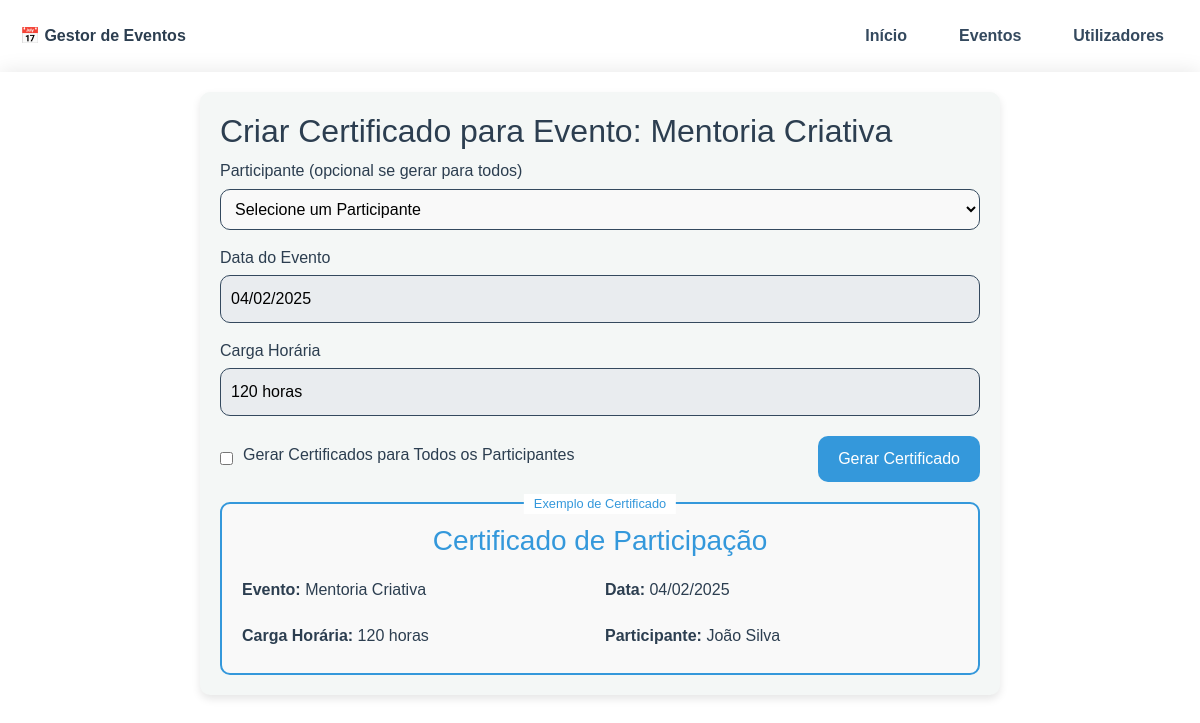
The page /criar_certificado/1 on the database its author committed.
### models.py (models this page shows)
class Evento(db.Model):
    id = db.Column(db.Integer, primary_key=True)
    nome = db.Column(db.String(100), nullable=False)
    data = db.Column(db.Date, nullable=False)
    duracao = db.Column(db.Integer, nullable=False)
    formadora = db.Column(db.String(100), nullable=True)
    participantes = db.relationship('Participante',
        back_populates='evento',
        cascade='all, delete-orphan'
    )

### routes.py (the view, shortened to what this page needs)
@bp.route('/criar_certificado/<int:evento_id>', methods=['GET', 'POST'])
def criar_certificado(evento_id):
    basedir = os.path.abspath(os.path.dirname(__file__))
    evento = Evento.query.get_or_404(evento_id)
    participantes = Participante.query.filter_by(evento_id=evento_id).all()
    primeiro_participante = participantes[0] if participantes else None
    return render_template('criar_certificado.html',
                           evento=evento,
                           participantes=participantes,
                           certificado=primeiro_participante)

### templates/criar_certificado.html (shortened to what this page needs)
{% extends "base.html" %}
{% block content %}
<div class="certificado-container">
    <h2>Criar Certificado para Evento: {{ evento.nome }}</h2>
    <form method="POST" action="{{ url_for('main.criar_certificado', evento_id=evento.id) }}" id="certificadoForm">
        <div class="form-group">
            <label for="participante">Participante (opcional se gerar para todos)</label>
            <select id="participante" name="participante">
                <option value="">Selecione um Participante</option>
            </select>
        </div>
        <div class="form-group">
            <label>Data do Evento</label>
            <input type="text" value="{{ evento.data.strftime('%d/%m/%Y') }}" readonly>
        </div>
        <div class="form-group">
            <label>Carga Horária</label>
            <input type="text" value="{{ evento.duracao }} horas" readonly>
        </div>
        <div class="certificado-options">
            <div class="bulk-certificate-option">
                <input type="checkbox" id="certificar_todos" name="certificar_todos" value="1">
                <label for="certificar_todos">Gerar Certificados para Todos os Participantes</label>
            </div>
            <div>
                <button type="submit" class="btn-primary">Gerar Certificado</button>
            </div>
        </div>
    </form>
    <div class="certificado-exemplo">
        <h3>Certificado de Participação</h3>
        <div class="certificado-detalhes">
            <p><strong>Evento:</strong> {{ evento.nome }}</p>
            <p><strong>Data:</strong> {{ evento.data.strftime('%d/%m/%Y') }}</p>
            <p><strong>Carga Horária:</strong> {{ evento.duracao }} horas</p>
            <p><strong>Participante:</strong> João Silva</p>
        </div>
    </div>
</div>
{% endblock %}

### templates/criar_certificado.html (style rules this page uses)
.certificado-container { max-width: 800px; margin: 0 auto; padding: 20px; background-color: var(--background-light); border-radius: var(--border-radius); box-shadow: var(--box-shadow); }
.form-group { margin-bottom: 15px; }
.form-group label { display: block; margin-bottom: 5px; color: var(--text-dark); }
.form-group input, .form-group select { width: 100%; padding: 10px; border: 1px solid var(--text-light); border-radius: var(--border-radius); background-color: #f9f9f9; }
.form-group input[readonly] { background-color: #e9ecef; cursor: not-allowed; }
.certificado-options { display: flex; justify-content: space-between; align-items: center; margin-top: 20px; }
.bulk-certificate-option { display: flex; align-items: center; gap: 10px; }
.btn-primary { background-color: var(--primary-color); color: white; border: none; padding: 10px 20px; border-radius: var(--border-radius); cursor: pointer; transition: background-color 0.3s ease; }
.certificado-exemplo { border: 2px solid var(--primary-color); border-radius: 10px; padding: 20px; margin-top: 20px; background-color: #f9f9f9; text-align: center; position: relative; }
.certificado-exemplo::before { content: 'Exemplo de Certificado'; position: absolute; top: -10px; left: 50%; transform: translateX(-50%); background-color: white; padding: 0 10px; font-size: 0.8em; color: var(--primary-color); }
.certificado-exemplo h3 { color: var(--primary-color); margin-bottom: 15px; }
.certificado-exemplo .certificado-detalhes { display: grid; grid-template-columns: 1fr 1fr; gap: 10px; text-align: left; }
.certificado-exemplo .certificado-detalhes p { margin: 5px 0; }

### rows shown on the page
Evento: nome "Mentoria Criativa", data "04/02/2025", duracao "120 horas", duracao "120"
